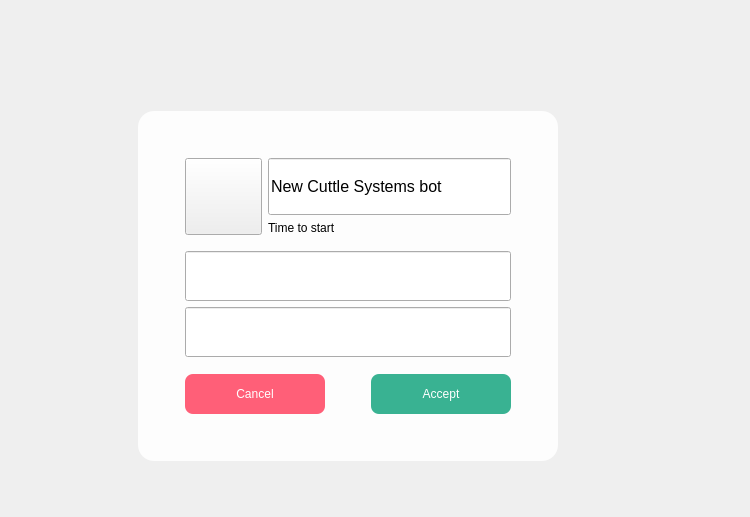
<?xml version="1.0" encoding="UTF-8"?>
<ui version="4.0">
 <class>AddNewProjectWidget</class>
 <widget class="QWidget" name="AddNewProjectWidget">
  <property name="geometry">
   <rect>
    <x>0</x>
    <y>0</y>
    <width>750</width>
    <height>517</height>
   </rect>
  </property>
  <property name="windowTitle">
   <string>Form</string>
  </property>
  <layout class="QVBoxLayout" name="verticalLayout_3">
   <item>
    <spacer name="verticalSpacer">
     <property name="orientation">
      <enum>Qt::Vertical</enum>
     </property>
     <property name="sizeHint" stdset="0">
      <size>
       <width>20</width>
       <height>58</height>
      </size>
     </property>
    </spacer>
   </item>
   <item>
    <layout class="QHBoxLayout" name="horizontalLayout_3">
     <item>
      <spacer name="horizontalSpacer">
       <property name="orientation">
        <enum>Qt::Horizontal</enum>
       </property>
       <property name="sizeHint" stdset="0">
        <size>
         <width>40</width>
         <height>20</height>
        </size>
       </property>
      </spacer>
     </item>
     <item>
      <layout class="QFormLayout" name="formLayout">
       <item row="1" column="0">
        <widget class="QGroupBox" name="background_father_widget">
         <property name="sizePolicy">
          <sizepolicy hsizetype="Minimum" vsizetype="Minimum">
           <horstretch>0</horstretch>
           <verstretch>0</verstretch>
          </sizepolicy>
         </property>
         <property name="minimumSize">
          <size>
           <width>390</width>
           <height>308</height>
          </size>
         </property>
         <property name="styleSheet">
          <string notr="true">QGroupBox{
border-radius: 16px;
border:none;
background-color: rgba(255,255,255,220);
}
</string>
         </property>
         <property name="title">
          <string/>
         </property>
         <layout class="QVBoxLayout" name="verticalLayout_2">
          <property name="leftMargin">
           <number>47</number>
          </property>
          <property name="topMargin">
           <number>47</number>
          </property>
          <property name="rightMargin">
           <number>47</number>
          </property>
          <property name="bottomMargin">
           <number>47</number>
          </property>
          <item>
           <layout class="QHBoxLayout" name="horizontalLayout_2">
            <item>
             <widget class="QPushButton" name="icon_bot_button">
              <property name="minimumSize">
               <size>
                <width>77</width>
                <height>77</height>
               </size>
              </property>
              <property name="maximumSize">
               <size>
                <width>77</width>
                <height>77</height>
               </size>
              </property>
              <property name="text">
               <string/>
              </property>
              <property name="icon">
               <iconset resource="../bot_icons.qrc">
                <normaloff>:/icons/widgets/times_icon/new_bot.png</normaloff>:/icons/widgets/times_icon/new_bot.png</iconset>
              </property>
              <property name="iconSize">
               <size>
                <width>77</width>
                <height>77</height>
               </size>
              </property>
             </widget>
            </item>
            <item>
             <layout class="QVBoxLayout" name="verticalLayout">
              <item>
               <widget class="QLineEdit" name="name_bot_edit">
                <property name="sizePolicy">
                 <sizepolicy hsizetype="Expanding" vsizetype="Expanding">
                  <horstretch>0</horstretch>
                  <verstretch>0</verstretch>
                 </sizepolicy>
                </property>
                <property name="minimumSize">
                 <size>
                  <width>150</width>
                  <height>30</height>
                 </size>
                </property>
                <property name="font">
                 <font>
                  <pointsize>12</pointsize>
                 </font>
                </property>
                <property name="styleSheet">
                 <string notr="true"/>
                </property>
                <property name="text">
                 <string>New Cuttle Systems bot</string>
                </property>
               </widget>
              </item>
              <item>
               <widget class="QLabel" name="label">
                <property name="text">
                 <string>Time to start</string>
                </property>
               </widget>
              </item>
             </layout>
            </item>
           </layout>
          </item>
          <item>
           <spacer name="verticalSpacer_4">
            <property name="orientation">
             <enum>Qt::Vertical</enum>
            </property>
            <property name="sizeHint" stdset="0">
             <size>
              <width>20</width>
              <height>17</height>
             </size>
            </property>
           </spacer>
          </item>
          <item>
           <widget class="QLineEdit" name="token_bot_edit">
            <property name="minimumSize">
             <size>
              <width>307</width>
              <height>50</height>
             </size>
            </property>
            <property name="font">
             <font>
              <pointsize>12</pointsize>
             </font>
            </property>
            <property name="styleSheet">
             <string notr="true"/>
            </property>
            <property name="text">
             <string/>
            </property>
           </widget>
          </item>
          <item>
           <widget class="QLineEdit" name="about_bot_edit">
            <property name="minimumSize">
             <size>
              <width>307</width>
              <height>50</height>
             </size>
            </property>
            <property name="font">
             <font>
              <pointsize>12</pointsize>
             </font>
            </property>
            <property name="styleSheet">
             <string notr="true"/>
            </property>
            <property name="text">
             <string/>
            </property>
           </widget>
          </item>
          <item>
           <spacer name="verticalSpacer_3">
            <property name="orientation">
             <enum>Qt::Vertical</enum>
            </property>
            <property name="sizeHint" stdset="0">
             <size>
              <width>20</width>
              <height>17</height>
             </size>
            </property>
           </spacer>
          </item>
          <item>
           <layout class="QHBoxLayout" name="horizontalLayout">
            <item>
             <widget class="QPushButton" name="cancel_button">
              <property name="sizePolicy">
               <sizepolicy hsizetype="Expanding" vsizetype="Fixed">
                <horstretch>0</horstretch>
                <verstretch>0</verstretch>
               </sizepolicy>
              </property>
              <property name="minimumSize">
               <size>
                <width>140</width>
                <height>40</height>
               </size>
              </property>
              <property name="styleSheet">
               <string notr="true">QPushButton{
border:none;
border-radius: 8px;
background-color: #FF5F8F;
color:white;
}

QPushButton{
border:none;
border-radius: 8px;
background-color: #ff5f78;
color:white;
}</string>
              </property>
              <property name="text">
               <string>Cancel</string>
              </property>
             </widget>
            </item>
            <item>
             <spacer name="horizontalSpacer_3">
              <property name="orientation">
               <enum>Qt::Horizontal</enum>
              </property>
              <property name="sizeHint" stdset="0">
               <size>
                <width>40</width>
                <height>20</height>
               </size>
              </property>
             </spacer>
            </item>
            <item>
             <widget class="QPushButton" name="accept_button">
              <property name="sizePolicy">
               <sizepolicy hsizetype="Expanding" vsizetype="Fixed">
                <horstretch>0</horstretch>
                <verstretch>0</verstretch>
               </sizepolicy>
              </property>
              <property name="minimumSize">
               <size>
                <width>140</width>
                <height>40</height>
               </size>
              </property>
              <property name="styleSheet">
               <string notr="true">QPushButton{
border:none;
border-radius: 8px;
background-color: #39B292;
color:white;
}
QPushButton::hover{
border:none;
border-radius: 8px;
background-color: #39c292;
color:white;
}</string>
              </property>
              <property name="text">
               <string>Accept</string>
              </property>
             </widget>
            </item>
           </layout>
          </item>
         </layout>
        </widget>
       </item>
       <item row="0" column="1">
        <widget class="QPushButton" name="close_button">
         <property name="minimumSize">
          <size>
           <width>48</width>
           <height>48</height>
          </size>
         </property>
         <property name="maximumSize">
          <size>
           <width>48</width>
           <height>48</height>
          </size>
         </property>
         <property name="styleSheet">
          <string notr="true">QPushButton{
	border: none;
}

QPushButton:hover{
	border:1px solid grey;
}
</string>
         </property>
         <property name="text">
          <string/>
         </property>
         <property name="icon">
          <iconset resource="../bot_icons.qrc">
           <normaloff>:/icons/widgets/times_icon/closeIcon.png</normaloff>:/icons/widgets/times_icon/closeIcon.png</iconset>
         </property>
         <property name="iconSize">
          <size>
           <width>47</width>
           <height>47</height>
          </size>
         </property>
        </widget>
       </item>
      </layout>
     </item>
     <item>
      <spacer name="horizontalSpacer_2">
       <property name="orientation">
        <enum>Qt::Horizontal</enum>
       </property>
       <property name="sizeHint" stdset="0">
        <size>
         <width>40</width>
         <height>20</height>
        </size>
       </property>
      </spacer>
     </item>
    </layout>
   </item>
   <item>
    <spacer name="verticalSpacer_2">
     <property name="orientation">
      <enum>Qt::Vertical</enum>
     </property>
     <property name="sizeHint" stdset="0">
      <size>
       <width>20</width>
       <height>57</height>
      </size>
     </property>
    </spacer>
   </item>
  </layout>
 </widget>
 <resources>
  <include location="../bot_icons.qrc"/>
 </resources>
 <connections/>
</ui>
